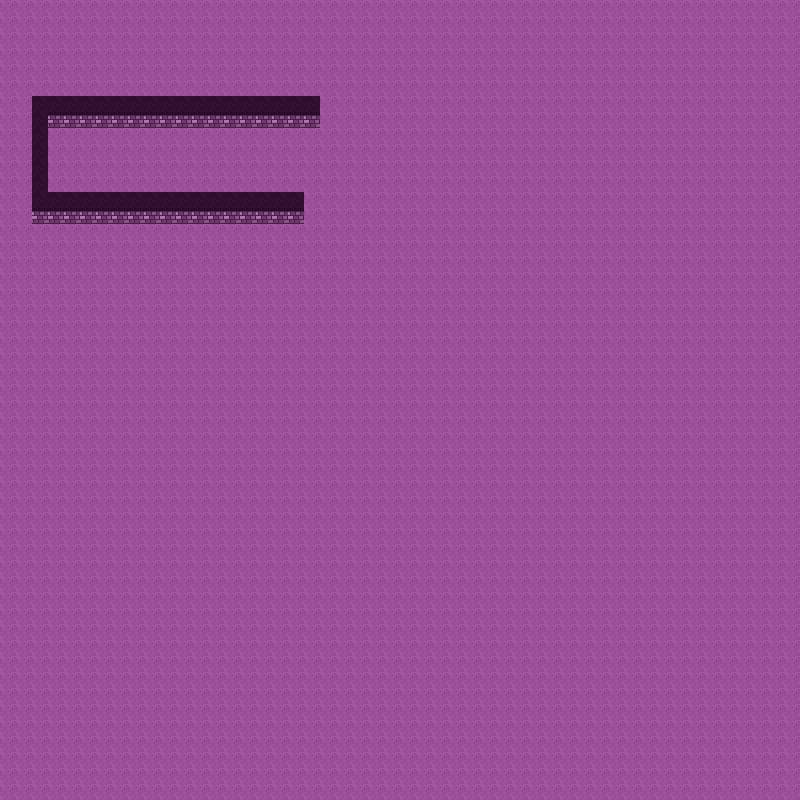

The image is a tile-based game level rendered from a .tmx file. Its description and source (layers, tilesets, objects; grid data summarised) follow:
An orthogonal 50x50 tile map with 16x16 px tiles, 2 tile layers (ground, walls).

<map version="1.0" orientation="orthogonal" width="50" height="50" tilewidth="16" tileheight="16">
 <tileset firstgid="1" name="tileset2" tilewidth="16" tileheight="16">
  <image source="../images/tileset2.png" width="128" height="128" />
 </tileset>
 <layer name="ground" width="50" height="50">
  <data>[2500 cells, 2500 non-empty, 1 distinct tile ids]</data>
 </layer>
 <layer name="walls" width="50" height="50">
  <data>[2500 cells, 74 non-empty, 2 distinct tile ids]</data>
 </layer>
</map>